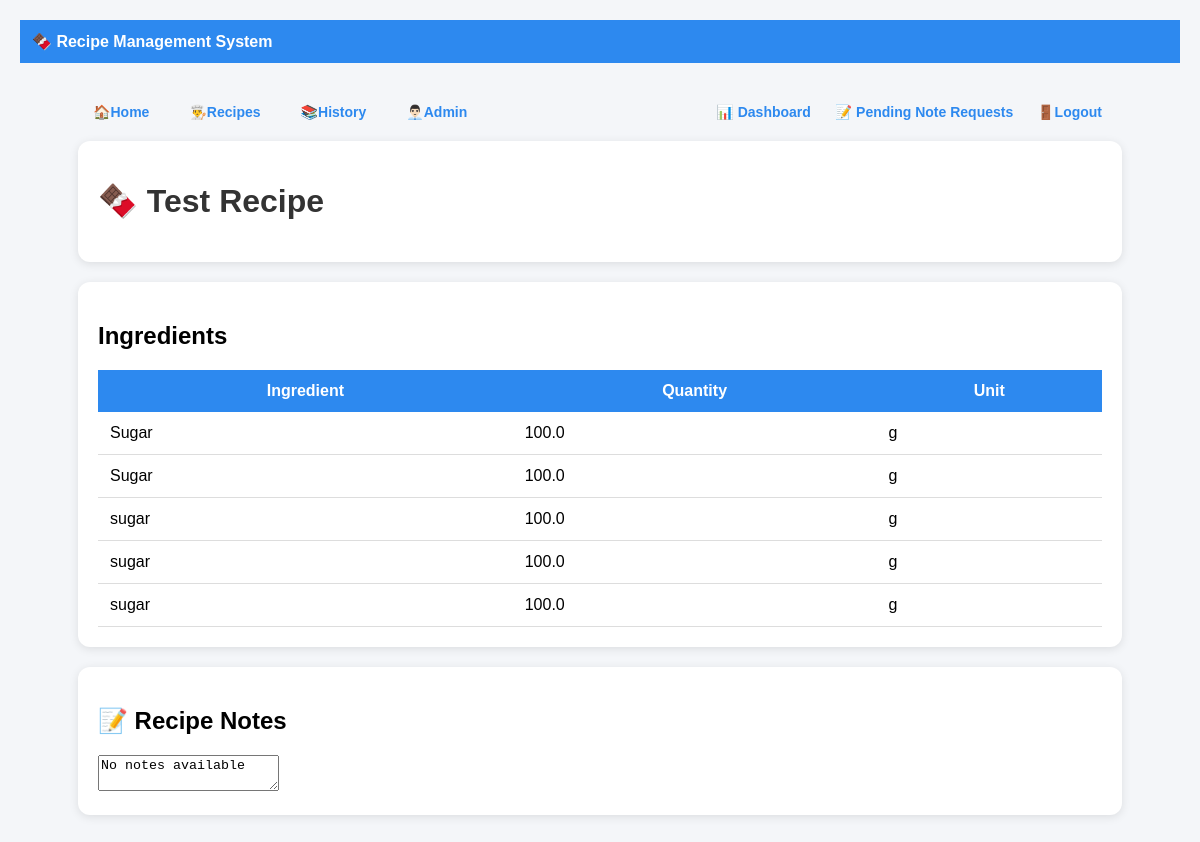
Screenshot of /recipe/2 with the database file from the repository.
### models.py (models this page shows)
class Recipe(Base):
    __tablename__ = "recipes"
    id = Column(Integer, primary_key=True)
    name = Column(String, unique=True)
    notes = Column(
        Text,
        nullable=True
    )
    ingredients = relationship(
        "Ingredient",
        back_populates="recipe",
        cascade="all, delete"
    )
    note_requests = relationship(
    "NoteRequest",
    back_populates="recipe"
)

class Ingredient(Base):
    __tablename__ = "ingredients"
    id = Column(Integer, primary_key=True)
    recipe_id = Column(
        Integer,
        ForeignKey("recipes.id")
    )
    name = Column(String)
    quantity = Column(Float)
    unit = Column(String)
    recipe = relationship(
        "Recipe",
        back_populates="ingredients"
    )

### main.py (the view)
@app.get("/recipe/{recipe_id}",
         response_class=HTMLResponse)
def recipe_detail(
    request: Request,
    recipe_id: int
):
    db = SessionLocal()
    recipe = db.query(Recipe).filter(
        Recipe.id == recipe_id
    ).first()
    response = templates.TemplateResponse(
        request=request,
        name="recipe_detail.html",
        context={
            "recipe": recipe
        }
    )
    db.close()
    return response

### templates/recipe_detail.html
{% extends "base.html" %}
{% block content %}
<div class="card">
    <h1>
        🍫 {{ recipe.name }}
    </h1>
</div>
<div class="card">
    <h2>Ingredients</h2>
    <table>
        <tr>
            <th>Ingredient</th>
            <th>Quantity</th>
            <th>Unit</th>
        </tr>
        {% for ingredient in recipe.ingredients %}
        <tr>
            <td>
                {{ ingredient.name }}
            </td>
            <td>
                {{ ingredient.quantity }}
            </td>
            <td>
                {{ ingredient.unit }}
            </td>
        </tr>
        {% endfor %}
    </table>
</div>
<div class="card">
    <h2>
        📝 Recipe Notes
    </h2>
    <textarea
    class="notes-view"
    readonly
    >{{ recipe.notes or "No notes available" }}</textarea>
</div>
{% endblock %}

### static/style.css (style rules this page uses)
body { font-family: Arial, sans-serif; background-color:#f4f6f9; margin:0; padding:20px; }
.card { background:white; padding:20px; border-radius:12px; box-shadow:0 2px 8px rgba(0,0,0,0.1); margin-bottom:20px; }
h1 { color:#333; }
table { width:100%; border-collapse:collapse; }
th { background:#2d89ef; color:white; padding:12px; }
td { padding:10px; border-bottom:1px solid #ddd; }

### templates/base.html (style rules this page uses)
body { margin:0; font-family:Arial, sans-serif; background:#f4f6f9; }
.card { background:white; border-radius:12px; padding:20px; margin-top:20px; box-shadow:0 2px 10px rgba(0,0,0,0.1); }
table { width:100%; border-collapse:collapse; }
th { background:#2d89ef; color:white; padding:12px; }
td { padding:12px; border-bottom:1px solid #ddd; }

### rows the page displays
Recipe: name "Test Recipe", notes "No notes available"
Ingredient: name "Sugar", quantity "100.0", unit "g"
Ingredient: name "Sugar", quantity "100.0", unit "g"
Ingredient: name "sugar", quantity "100.0", unit "g"
Ingredient: name "sugar", quantity "100.0", unit "g"
Ingredient: name "sugar", quantity "100.0", unit "g"
